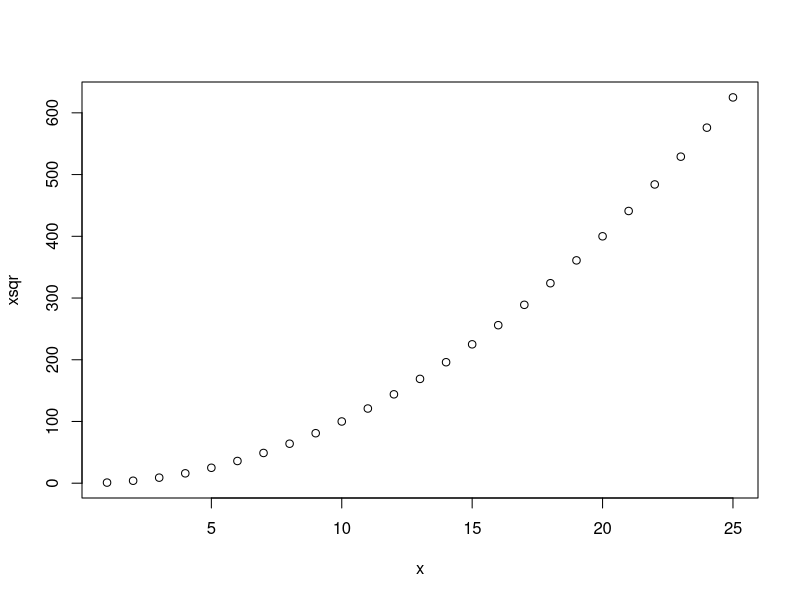
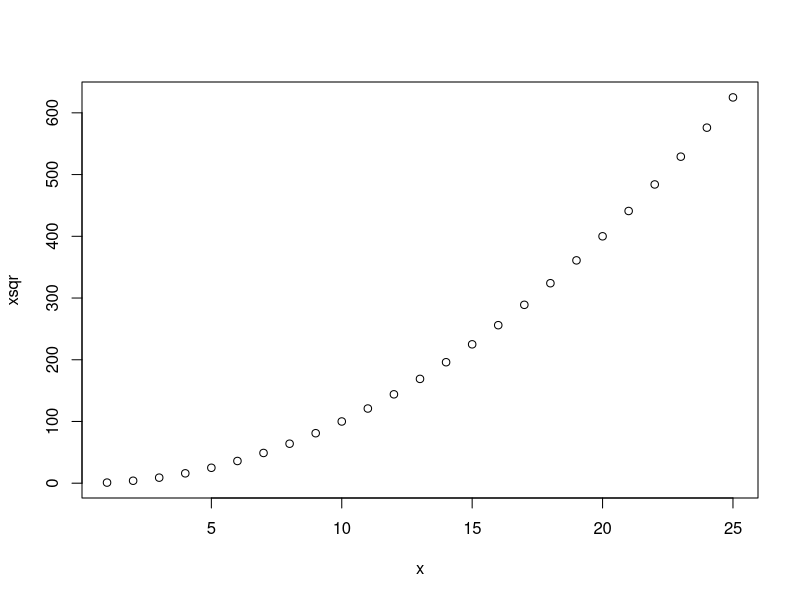

The R script that drew these images, in order:
x<-c()
xsqr<-c()
for (i in 1:25) {
 x[i]<-i
 xsqr<-c(xsqr,i*i)
}
for (i in 1:25) {
 cat(x[i],xsqr[i],"\n")
}
plot(xsqr~x)
png("plot.png") 
plot(xsqr~x) 
dev.off()
